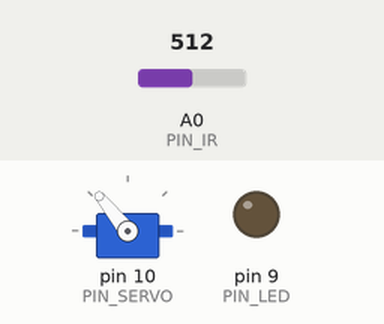
The sketch below on a simulated Arduino Uno, built with avr-gcc and run on an emulated ATmega328P. Shown: servo, output pins drawn as LEDs (lit = HIGH). The test bench sets the inputs (shaded band); at power-on: A0 (PIN_IR) = 512. What the sketch prints to the serial monitor is not drawn.

Above: at 1.2 s.
1.3 s: A0 (PIN_IR) set to 245
At 1.79 s:
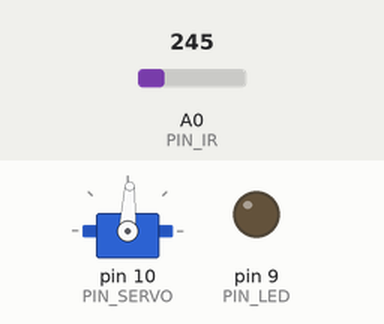
At 2.4 s:
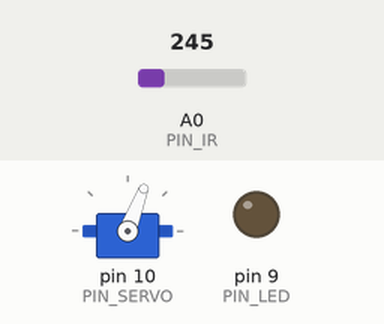
3.4 s: A0 (PIN_IR) set to 122
5.2 s: A0 (PIN_IR) set to 0
At 6.63 s:
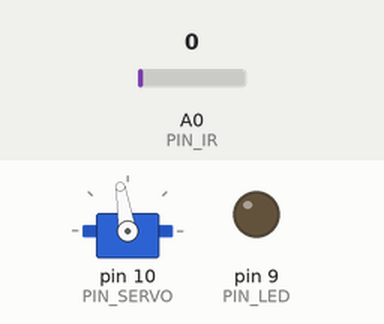
8.2 s: A0 (PIN_IR) set to 265
Timing chart, 0 to 11.6 s (numbered marks = the images above; inputs shaded):
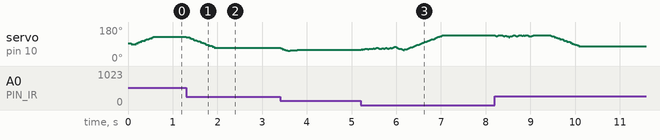

Measured:
- after the input at 1.3 s, servo on pin 10 (PIN_SERVO): moves from 129° to 69° over 0.66 s, starting at once

The sketch:

PDcontrol.ino
```cpp
#include <Servo.h>

/////////////////////////////
// Configurable parameters //
/////////////////////////////

// Arduino pin assignment
#define PIN_LED 9 // [3097] LED핀 9번으로 설정
#define PIN_SERVO 10 // [3097] 서보핀 9번으로 설정
#define PIN_IR A0 // [3097] 적외선핀 A0번으로 설정

// Framework setting
#define _DIST_TARGET 255 //[0711] 목표값
#define _DIST_MIN 100 //[0711] 측정 최솟값
#define _DIST_MAX 410 //[0711] 측정 최댓값

// Distance sensor
#define _DIST_ALPHA 0.8 // [3095] ema필터의 alpha 값을 설정

// Servo range
#define _DUTY_MIN 1000 // servo full clockwise position (+ degree)
#define _DUTY_NEU 1500 // servo neutral position (90 degree)
#define _DUTY_MAX 1950 // servo full counterclockwise position (- degree)

// Servo speed control
#define _SERVO_ANGLE 30
#define _SERVO_SPEED 30

// Event periods
#define _INTERVAL_DIST 25  // [3074] 거리측정주기 (ms)
#define _INTERVAL_SERVO 25 // [3078] 서보제어주기 (ms)
#define _INTERVAL_SERIAL 100 // [3078] Serial제어주기 (ms)

// PID parameters
#define _KP 3 //[0711] 비례이득
#define _KD 50

//////////////////////
// global variables //
//////////////////////

// Servo instance
Servo myservo;

// Distance sensor
float dist_target; // location to send the ball
float dist_raw, dist_ema;  // [1615] 센서가 인식한 거리/ema 필터링된 거리

// Event periods
unsigned long last_sampling_time_dist, last_sampling_time_servo, last_sampling_time_serial;
bool event_dist, event_servo, event_serial;

// Servo speed control
int duty_chg_per_interval;
int duty_target, duty_curr = _DUTY_NEU;

// PID variables
float error_curr, error_prev, control, pterm, dterm, iterm;

void setup() {
  // initialize GPIO pins for LED and attach servo
  pinMode(PIN_LED, OUTPUT); // [3083] PIN_LED 핀을 OUTPUT으로 설정
  myservo.attach(PIN_SERVO); // [3083] PIN_SERVO 핀을 servo를 쓰는 핀으로 설정

  // initialize global variables

  // move servo to neutral position
  myservo.writeMicroseconds(_DUTY_NEU); // [3090]

  // initialize serial port
  Serial.begin(57600); // [3083] serial port의 baud rate를 57600으로 초기화
  // convert angle speed into duty change per interval.
  duty_chg_per_interval = (_DUTY_MAX - _DUTY_MIN) * (_SERVO_SPEED / 180.0) * (_INTERVAL_SERVO / 1000.0)*6; // [3074] 서보 업데이트 1주기에 증감 가능한 duty 의 최댓값

  // [1615] 마지막 이벤트 발생 시간 초기화
  last_sampling_time_dist = 0;
  last_sampling_time_servo = 0;
  last_sampling_time_serial = 0;

  event_dist = false;
  event_servo = false;
  event_serial = false;
}

void loop() {
/////////////////////
// Event generator //
/////////////////////
// [1615] 거리 측정 주기가 되었는지 검사
  if (millis() >= last_sampling_time_dist + _INTERVAL_DIST)
        event_dist = true;

  // [1615] 서보 제어 주기가 되었는지 검사
  if (millis() >= last_sampling_time_servo + _INTERVAL_SERVO)
      event_servo= true;

  // [1615] Serial 제어 주기가 되었는지 검사
  if (millis() >= last_sampling_time_serial + _INTERVAL_SERIAL)
      event_serial= true;


////////////////////
// Event handlers //
////////////////////

  if(event_dist) {
     event_dist = false;
      // get a distance reading from the distance sensor
      dist_raw = ir_distance();

      // PID control logic
      error_curr = dist_raw - _DIST_TARGET; // [3073] 현재 읽어들인 데이터와 기준 값의 차이
      pterm = error_curr * _KP;// [3073] p게인 값인 kp와 error 값의 곱
      dterm = _KD * (error_curr - error_prev);

      control = pterm + dterm;

      duty_target = _DUTY_NEU - control;
      // Limit duty_target within the range of [_DUTY_MIN, _DUTY_MAX]
      if(duty_target < _DUTY_MIN) duty_target = _DUTY_MIN; // lower limit
      if(duty_target > _DUTY_MAX) duty_target = _DUTY_MAX; // upper limit
      // update error_prev
      error_prev = error_curr;

      // [1615] 마지막 샘플링 시각 업데이트
      last_sampling_time_dist += _INTERVAL_DIST;
  }


  if(event_servo) {
    event_servo = false;

    // adjust duty_curr toward duty_target by duty_chg_per_interval
    if(duty_curr - duty_target > duty_chg_per_interval)
      duty_curr = duty_curr - duty_chg_per_interval;
    else if(duty_target - duty_curr > duty_chg_per_interval)
      duty_curr = duty_curr + duty_chg_per_interval;
    else

      duty_curr = duty_target;

    // update servo position
    myservo.writeMicroseconds(duty_curr); // [1615]

    // [1615] 마지막 서보 조작 시각 업데이트
    last_sampling_time_servo += _INTERVAL_SERVO;
  }


  if(event_serial) {
    event_serial = false;
    Serial.print("dist_ir:");
    Serial.print(dist_raw);
    Serial.print(",pterm:");
    Serial.print(map(pterm,-1000,1000,510,610));
    Serial.print(",dterm:");
    Serial.print(map(dterm,-1000,1000,510,610));
    Serial.print(",duty_target:");
    Serial.print(map(duty_target,1000,2000,410,510));
    Serial.print(",duty_curr:");
    Serial.print(map(duty_curr,1000,2000,410,510));
    Serial.println(",Min:100,Low:200,dist_target:255,High:310,Max:410");
   }
}

float ir_distance(void){ // return value unit: mm
  // [3088] 19_example_0에서 가져옴
  const float coE[] = {-0.0000101, 0.0063940, 0.1137618, 70.5921117};
  float val;
  float volt = float(analogRead(PIN_IR));
  val = ((6762.0/(volt-9.0))-4.0) * 10.0;  // [1615] 변환 식 보정 필요
  val = coE[0] * pow(val, 3) + coE[1] * pow(val, 2) + coE[2] * val + coE[3];
  val = dist_raw * _DIST_ALPHA + (1-_DIST_ALPHA)*val;
  return val;
}
```
